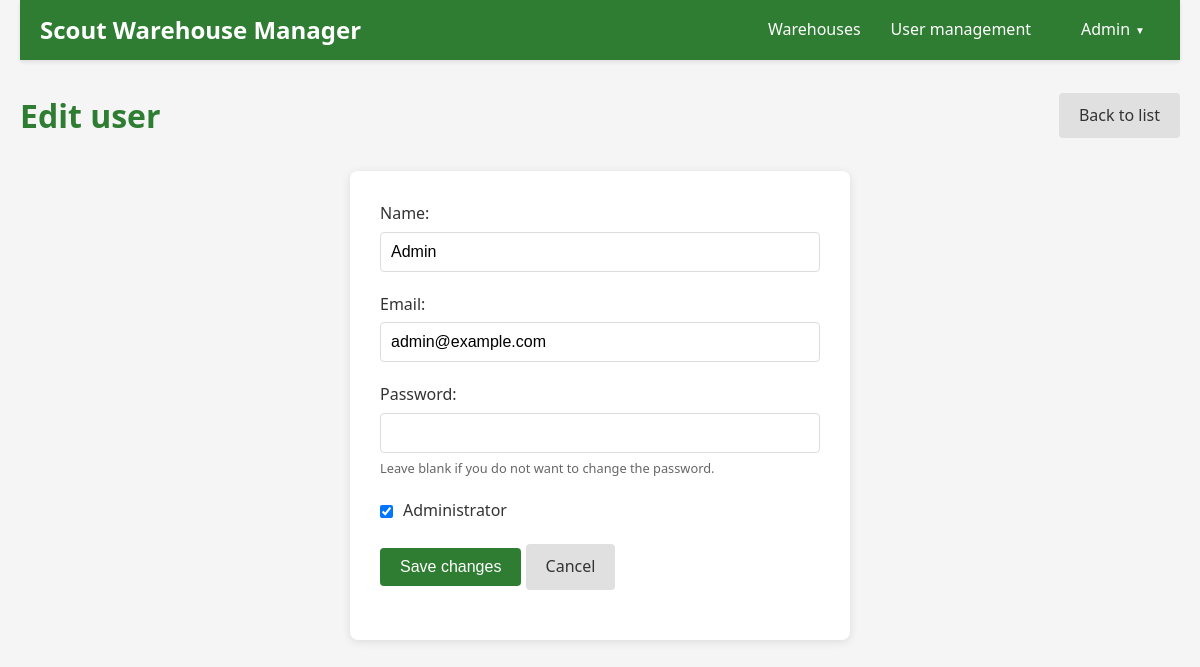
/admin/edit_user.php?id=1 (signed in), run on the app's committed database.
### tables this page shows
CREATE TABLE users (
    id INT AUTO_INCREMENT PRIMARY KEY,
    name VARCHAR(100) NOT NULL,
    email VARCHAR(100) NOT NULL UNIQUE,
    password VARCHAR(255) NOT NULL,
    is_admin TINYINT(1) DEFAULT 0,
    created_at TIMESTAMP DEFAULT CURRENT_TIMESTAMP
);

### admin/edit_user.php (the view, shortened to what this page needs)
<?php
require_once '../config/database.php';
$user_id = $_GET['id'];
$stmt = $pdo->prepare("SELECT * FROM users WHERE id = ?");
$stmt->execute([$user_id]);
$user = $stmt->fetch();
?>
<!DOCTYPE html>
<html lang="cs">
<head>
    <link rel="stylesheet" href="../css/style.css">
    <link rel="stylesheet" href="admin.css">
</head>
<body>
    <div class="container">
        <?php include '../includes/header.php'; ?>
        <div class="content">
            <div class="page-header">
                <h1>Edit user</h1>
                <a href="index.php" class="btn btn-secondary">Back to list</a>
            </div>
            <div class="form-container">
                <form method="POST" action="edit_user.php?id=<?php echo $user_id; ?>">
                    <div class="form-group">
                        <label for="name">Name:</label>
                        <input type="text" id="name" name="name" value="<?php echo htmlspecialchars($user['name']); ?>" required>
                    </div>
                    <div class="form-group">
                        <label for="email">Email:</label>
                        <input type="email" id="email" name="email" value="<?php echo htmlspecialchars($user['email']); ?>" required>
                    </div>
                    <div class="form-group">
                        <label for="password">Password:</label>
                        <input type="password" id="password" name="password">
                        <small>Leave blank if you do not want to change the password.</small>
                    </div>
                    <div class="form-group checkbox-group">
                        <input type="checkbox" id="is_admin" name="is_admin" <?php echo $user['is_admin'] ? 'checked' : ''; ?>>
                        <label for="is_admin">Administrator</label>
                    </div>
                    <div class="form-group">
                        <button type="submit" class="btn btn-primary">Save changes</button>
                        <a href="index.php" class="btn btn-secondary">Cancel</a>
                    </div>
                </form>
            </div>
        </div>
    </div>
</body>
</html>

### css/style.css (style rules this page uses)
* { margin: 0; padding: 0; box-sizing: border-box; }
body { font-family: 'Segoe UI', Tahoma, Geneva, Verdana, sans-serif; line-height: 1.6; color: #333; background-color: #f5f5f5; }
.container { max-width: 1200px; margin: 0 auto; padding: 0 20px; }
a { color: #2e7d32; text-decoration: none; }
.content { padding: 30px 0; }
.page-header { display: flex; justify-content: space-between; align-items: center; margin-bottom: 30px; }
.page-header h1 { font-size: 2rem; color: #2e7d32; }
.login-form, .form-container { max-width: 500px; margin: 0 auto; background-color: white; padding: 30px; border-radius: 8px; box-shadow: 0 2px 10px rgba(0, 0, 0, 0.1); }
.form-group { margin-bottom: 20px; }
.form-group label { display: block; margin-bottom: 5px; font-weight: 500; }
.form-group input, .form-group textarea, .form-group select { width: 100%; padding: 10px; border: 1px solid #ddd; border-radius: 4px; font-size: 1rem; }
.btn { display: inline-block; padding: 10px 20px; border: none; border-radius: 4px; font-size: 1rem; cursor: pointer; text-decoration: none; text-align: center; transition: background-color 0.3s; }
.btn-primary { background-color: #2e7d32; color: white; }
.btn-secondary { background-color: #e0e0e0; color: #333; }
.checkbox-group { display: flex; align-items: center; }
.checkbox-group input[type="checkbox"] { width: auto; margin-right: 10px; }
.checkbox-group label { margin-bottom: 0; }
small { display: block; margin-top: 5px; color: #666; font-size: 0.8rem; }

### admin/admin.css (style rules this page uses)
.checkbox-group { display: flex; align-items: center; }
.checkbox-group input[type="checkbox"] { width: auto; margin-right: 10px; }
.checkbox-group label { margin-bottom: 0; }

### data on the page
users: name "Admin", email "admin@example.com", is_admin "☑"

### other printed values
$_SESSION['user_name'] "Admin"
